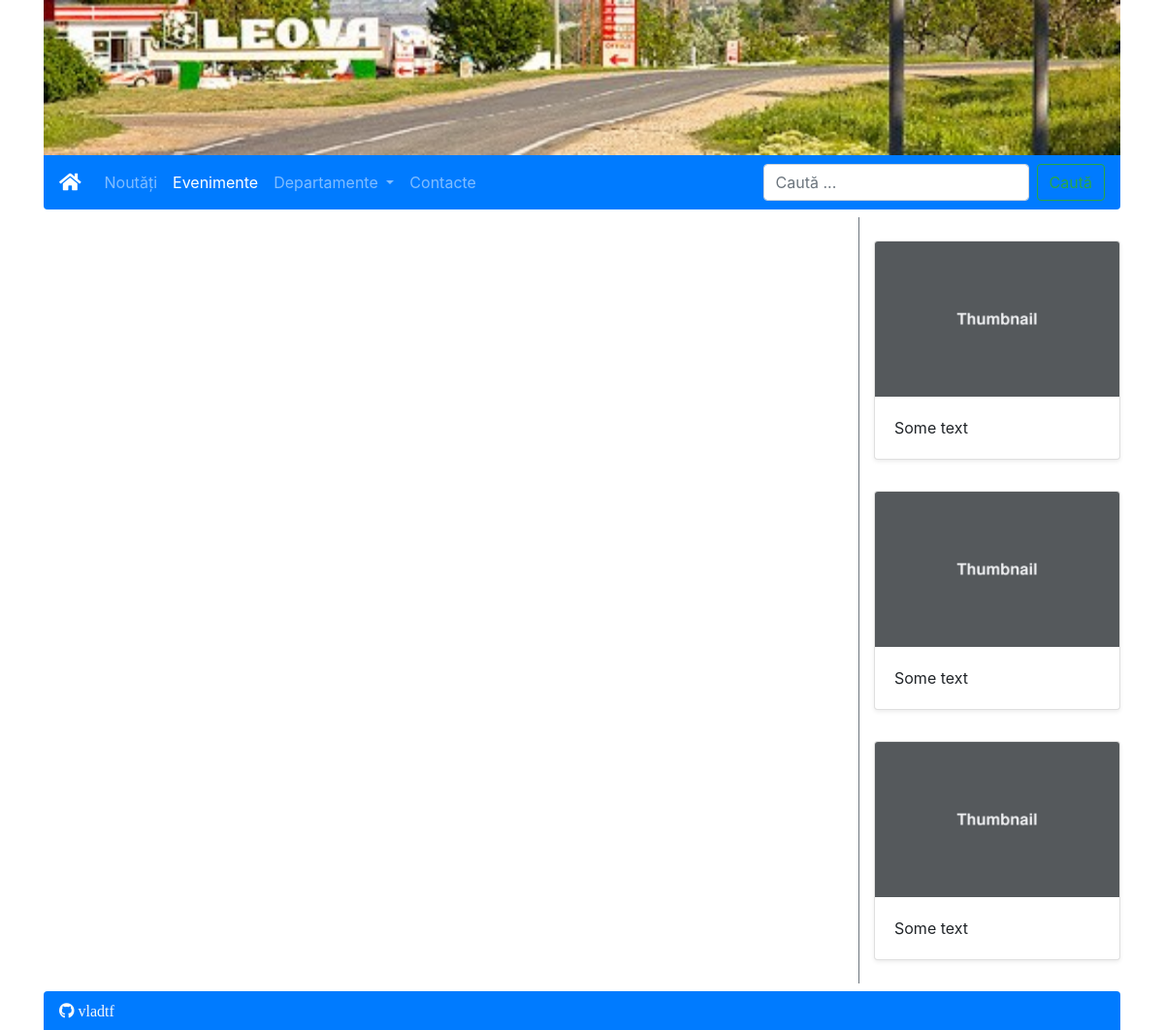
/evenimente/, run on an earlier commit of the app's database.
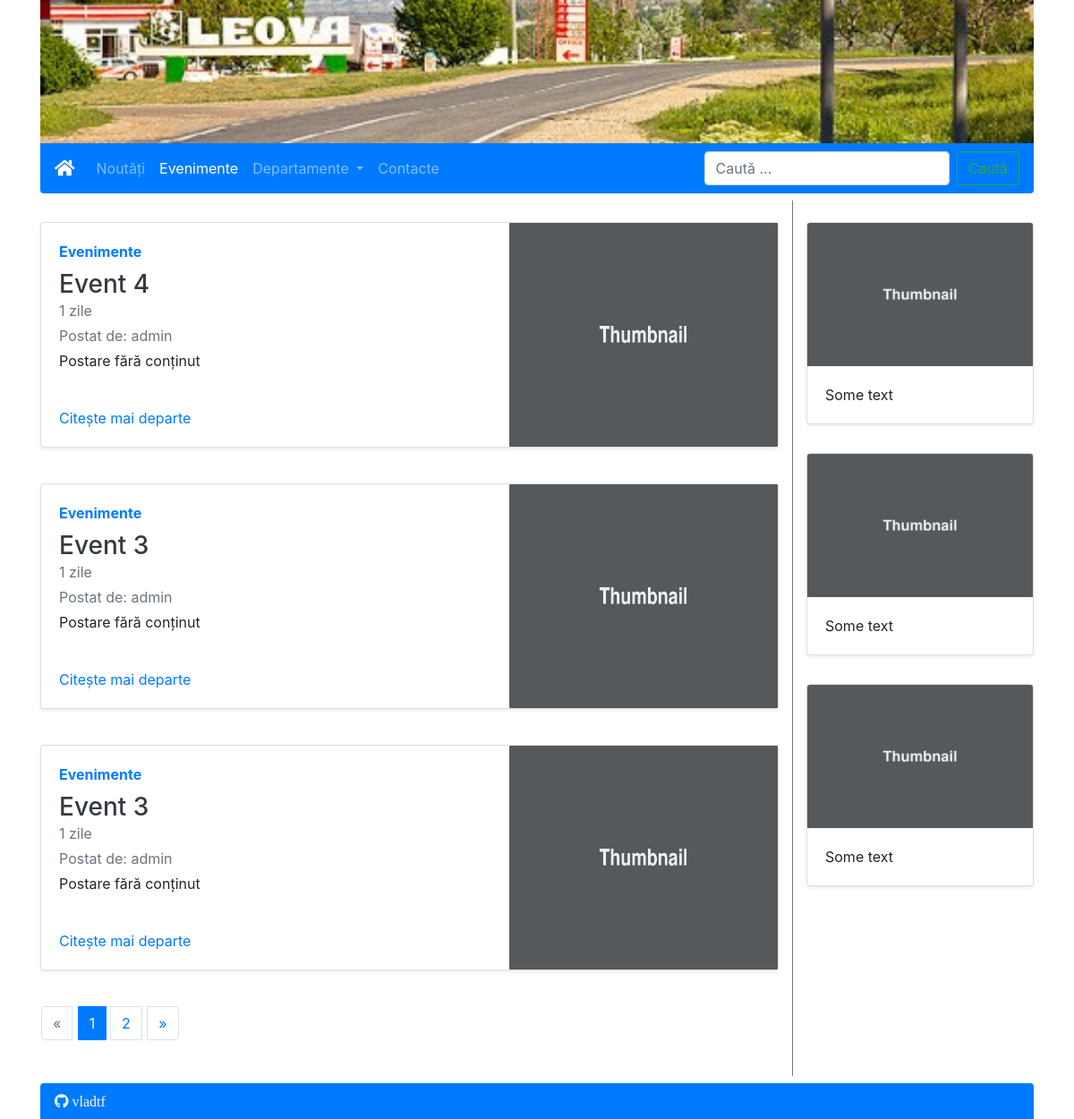
And on a later commit of the database.
### daspf_app/models.py (models this page shows, shortened)
class Post(models.Model):
    created_by = models.ForeignKey(User, null=True, on_delete=models.SET_NULL)
    category = models.ForeignKey(Category, null=True, on_delete=models.SET_NULL)
    title = models.CharField(max_length=200, null=False)
    body = models.TextField(null=True, default='Postare fără conținut')
    created_at = models.DateTimeField(auto_now_add=True)
    visible = models.BooleanField(default=True)
    views = models.IntegerField(default=0)
    image = models.ImageField(null=True, blank=True, default='placeholder.jpg')
    @property
    def get_date(self):
        time = datetime.now()
        if self.created_at.day == time.day:
            return str(time.hour - self.created_at.hour) + " ore"
        else:
            if self.created_at.month == time.month:
                return str(time.day - self.created_at.day) + " zile"
            else:
                if self.created_at.year == time.year:
                    return str(time.month - self.created_at.month) + " luni"
        return self.created_at
    @property
    def imageURL(self):
        try:
            url = self.image.url
        except:
            url = '/images/placeholder.png'
        return url

class Category(models.Model):
    name = models.CharField(max_length=200, null=False)
    def __str__(self):
        return self.name

### daspf_app/views.py (the view)
# urls.py: path('evenimente/', views.events, name='events'),
def events(request):
    post_list = Post.objects.all().filter(category=Category.objects.get(name='Evenimente'), visible=True).order_by(
        '-created_at')
    posts = paginate(request, post_list)
    context = {'posts': posts}
    return render(request, 'views/events.html', context=context)

### daspf_app/views.py (called while the page is built)
def paginate(request, post_list):
    page = request.GET.get('page', 1)
    paginator = Paginator(post_list, 3)
    try:
        posts = paginator.page(page)
    except PageNotAnInteger:
        posts = paginator.page(1)
    except EmptyPage:
        posts = paginator.page(paginator.num_pages)
    return posts

### daspf_app/templates/views/events.html (shortened to what this page needs)
{% extends 'layouts/main.html' %}
{% load static %}
{% block content %}
    <div class="row py-3">
        {% for post in posts %}
            <div class="col-lg-12 py-2" onclick="location.href='{% url 'post' post_id=post.id %}';"
                 style="cursor: pointer;">
                <div class="card flex-md-row mb-4 shadow-sm h-md-250">
                    <div class="card-body d-flex flex-column align-items-start">
                        <strong class="d-inline-block mb-2 text-primary">{{ post.category }}</strong>
                        <h3 class="mb-0">
                            <a class="text-dark" href="#">{{ post.title }}</a>
                        </h3>
                        <div class="mb-1 text-muted">{{ post.get_date }}</div>
                        <div class="mb-1 text-muted">Postat de: {{ post.created_by }}</div>
                        <p class="card-text mb-auto">{{ post.body }}</p>
                        <a href="#">Citește mai departe</a>
                    </div>
                    <img class="card-img-right flex-auto d-none d-md-block"
                         style="width: 300px; height: 250px; border-radius: 1px"
                         src="{{ post.imageURL }}">
                </div>
            </div>
        {% endfor %}
        {% if posts.has_other_pages %}
            <ul class="pagination py-2 col-lg-12 px-3">
                {% if posts.has_previous %}
                    <li class="page-item pr-1"><a class="page-link" href="?page={{ posts.previous_page_number }}">&laquo;</a>
                    </li>
                {% else %}
                    <li class="disabled page-item pr-1"><span class="page-link">&laquo;</span></li>
                {% endif %}
                {% for i in posts.paginator.page_range %}
                    {% if posts.number == i %}
                        <li class="page-item active" style="padding: 0 0.15rem;"><span class="page-link">{{ i }} </span></li>
                    {% else %}
                        <li class="page-item" style="padding: 0 0.15rem"><a class="page-link"
                                                                            href="?page={{ i }}">{{ i }}</a></li>
                    {% endif %}
                {% endfor %}
                {% if posts.has_next %}
                    <li class="page-item pl-1"><a class="page-link"
                                                  href="?page={{ posts.next_page_number }}">&raquo;</a></li>
                {% else %}
                    <li class="disabled page-item pl-1"><span class="page-link">&raquo;</span></li>
                {% endif %}
            </ul>
        {% endif %}
    </div>
{% endblock content %}

### daspf_app/templates/layouts/main.html (shortened to what this page needs)
<!DOCTYPE html>
{% load static %}
<html lang="en">
<head>
    <link rel="stylesheet" href="https://stackpath.bootstrapcdn.com/bootstrap/4.5.0/css/bootstrap.min.css"
>
    <link rel="stylesheet" href="https://use.fontawesome.com/releases/v5.14.0/css/all.css"
>
    <link rel="stylesheet" href="{% static 'css/main.css' %}">
</head>
<body>
<div class="container">
    {% include 'layouts/header.html' %}
    <main role="main">
        <div class="row py-2">
            <div class="col-md-9">
                {% block content %}
                {% endblock content %}
            </div>
            <div class="col-md-3 border-left border-secondary">
                <div class="row py-2">
                    <div class="col-sm-12 py-3">
                        <div class="card shadow-sm">
                            <a href="#">
                                <img class="card-img-top" src="{% static 'images/placeholder.jpg' %}" alt=""
                                     style="display: block; height: 10rem; width: 100%">
                            </a>
                            <div class="card-body">
                                <div class="card-text">
                                    Some text
                                </div>
                            </div>
                        </div>
                    </div>
                    <div class="col-sm-12 py-3">
                        <div class="card shadow-sm">
                            <a href="#">
                                <img class="card-img-top" src="{% static 'images/placeholder.jpg' %}" alt=""
                                     style="display: block; height: 10rem; width: 100%">
                            </a>
                            <div class="card-body">
                                <div class="card-text">
                                    Some text
                                </div>
                            </div>
                        </div>
                    </div>
                    <div class="col-sm-12 py-3">
                        <div class="card shadow-sm">
                            <a href="#">
                                <img class="card-img-top" src="{% static 'images/placeholder.jpg' %}" alt=""
                                     style="display: block; height: 10rem; width: 100%">
                            </a>
                            <div class="card-body">
                                <div class="card-text">
                                    Some text
                                </div>
                            </div>
                        </div>
                    </div>
                </div>
            </div>
        </div>
    </main>
    {% include 'layouts/footer.html' %}
</div>
</body>
</html>

### daspf_app/templates/layouts/header.html
{% load static %}
<header>
    <div class="header-top" style="text-align: center; ">
        <a href="{% url 'index' %}">
            <img src="{% static 'images/leova-header.jpg' %}" alt="" style="height: 10rem; width: 100%; ">
        </a>
    </div>
    <div class="header-bottom">
        {% include 'layouts/navbar.html' %}
    </div>
</header>

### daspf_app/templates/layouts/navbar.html (shortened to what this page needs)
{% load static %}
<nav class="navbar navbar-expand-md navbar-dark bg-primary align-items-center"
     style="border-radius: 0 0 0.25rem 0.25rem;">
    <a class=" navbar-brand" href="{% url 'home' %}"><i class="fa fa-home"></i></a>
    <div class="collapse navbar-collapse" id="navbarSupportedContent">
        <ul class="navbar-nav mr-auto">
            <li class="nav-item">
                <a class="nav-link" href="{% url 'index' %}">Noutăți</a>
            </li>
            <li class="nav-item">
                <a class="nav-link" href="{% url 'events' %}">Evenimente</a>
            </li>
            <li class="nav-item dropdown">
                <a class="nav-link dropdown-toggle" href="#" id="navbarDropdown" role="button" data-toggle="dropdown"
                   aria-haspopup="true" aria-expanded="false">
                    Departamente
                </a>
            </li>
            <li class="nav-item">
                <a class="nav-link" href="{% url 'contacts' %}">Contacte</a>
            </li>
        </ul>
        <form class="form-inline my-2 my-lg-0">
            <input class="form-control mr-sm-2" type="search" placeholder="Caută ..." aria-label="Search">
            <button class="btn btn-outline-success my-2 my-sm-0" type="submit">Caută</button>
        </form>
    </div>
</nav>

### daspf_app/templates/layouts/footer.html
{% load static %}
<footer class="bg-primary text-light footer" style="border-radius: 0.25rem 0.25rem 0 0;">
    <div class="container">
        <div class="row py-2 px-3">
            <a href="https://github.com/vladtf" class="text-light" target="_blank">
                <i class="fab fa-github"> vladtf</i>
            </a>
        </div>
    </div>
</footer>

### static/css/main.css (style rules this page uses)
body { margin: 0; }

What changed in the data, as far as the page shows it:
added Post: category "Evenimente", title "Event 4", get_date "1 zile", created_by "admin", body "Postare fără conținut", imageURL (placeholder picture)
added Post: category "Evenimente", title "Event 3", get_date "1 zile", created_by "admin", body "Postare fără conținut", imageURL (placeholder picture)
added Post: category "Evenimente", title "Event 3", get_date "1 zile", created_by "admin", body "Postare fără conținut", imageURL (placeholder picture)
Also different on the page:
new list line: "1"
new list line: "2"
